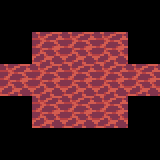

A level layout from a 2D game, rendered from its tile map. Below: a short description, then the map file with its tile-grid data intact:
An orthogonal 5x5 tile map with 32x32 px tiles, 1 tile layer (Tile Layer 1).

<map version="1.0" tiledversion="1.1.6" orientation="orthogonal" renderorder="right-down" width="5" height="5" tilewidth="32" tileheight="32" infinite="0" nextobjectid="1">
 <tileset firstgid="1" source="../ground.tsx" />
 <layer name="Tile Layer 1" width="5" height="5">
  <data encoding="csv">
0,0,0,0,0,
0,27,27,27,0,
27,27,27,27,27,
0,27,27,27,0,
0,0,0,0,0
</data>
 </layer>
</map>
